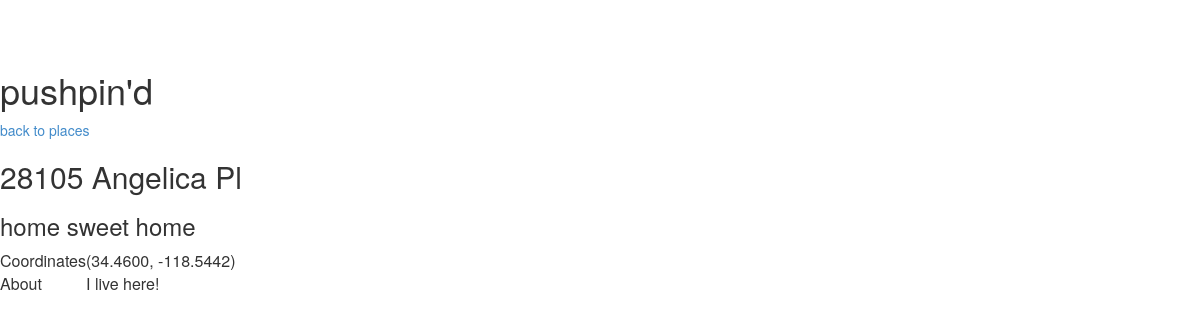
/locationlib/2/, run on the app's committed database.
### locationlib/models.py (models this page shows, shortened)
class Location(models.Model):
	name = models.CharField(max_length=70)
	longitude = models.DecimalField(max_digits=7,decimal_places=4)
	latitude = models.DecimalField(max_digits=7,decimal_places=4)
	custDescription = models.CharField(max_length=500, default='')
	custName = models.CharField(max_length=70, default='')
	user = models.ForeignKey(User)
	saveDate = models.DateTimeField(default=timezone.now)
	def __unicode__(self):
		if self.custName != '':
			return self.custName
		else:
			return self.name
	def getCoordinates(self):
		if (type(self.longitude) != str) and (type(self.latitude) != str):
			return "(" + str(self.longitude)+ ", " + str(self.latitude) + ")"
		else:
			return None
	getCoordinates.admin_order_field = 'name'
	getCoordinates.short_description = 'Coordinates'

### locationlib/views.py (the view)
# urls.py: url(r'^(?P<location_id>\d+)/$', views.detail, name='detail'),
def detail(request, location_id):
	location = get_object_or_404(Location, pk=location_id)
	context = {
		'location':location,
		'user':location.user,
		'request':request,
	}
	return render(request, 'locationlib/detail.html', context)

### locationlib/templates/locationlib/detail.html (shortened to what this page needs)
<html>
<head>
	{% load staticfiles %}
	<link rel="stylesheet" type='text/css' href="{% static 'locationlib/style.css'%}" />
	<link rel="stylesheet" type='text/css' href="{% static 'locationlib/bootstrap.min.css' %}" />
</head>
<body>
	<div id='page-header'>
		<h1>pushpin'd</h1>
		<a href='{% url "users:places" user.id %}'>back to places</a>
	</div>
	<div id='location-info'>
		<div id='location-info-header'>
		<h2>{{ location.name }}</h2>
		<h3>{{ location.custName }}</h3>
		</div>
		<div id='location-info-content'>
		<table>
			<tr>
				<td>Coordinates</td>
				<td>{{ location.getCoordinates }}</td>
			</tr>
			{% if location.custDescription != '' %}
			<tr>
				<td>About</td>
				<td>{{ location.custDescription }}</td>
			</tr>
			{% endif %}
		</table>
		</div>
	</div>
</body>
</html>

### data on the page
Location: name "28105 Angelica Pl", custName "home sweet home", getCoordinates "(34.4600, -118.5442)", custDescription "I live here!"
